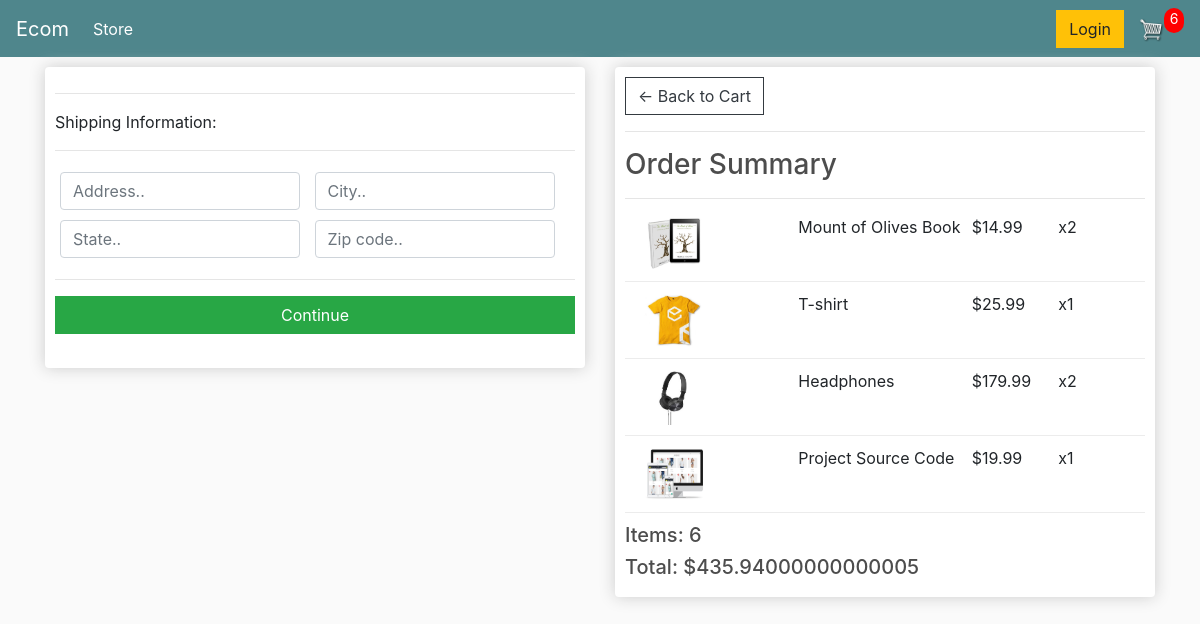
The page /checkout/ (signed in) on the database as committed earlier.
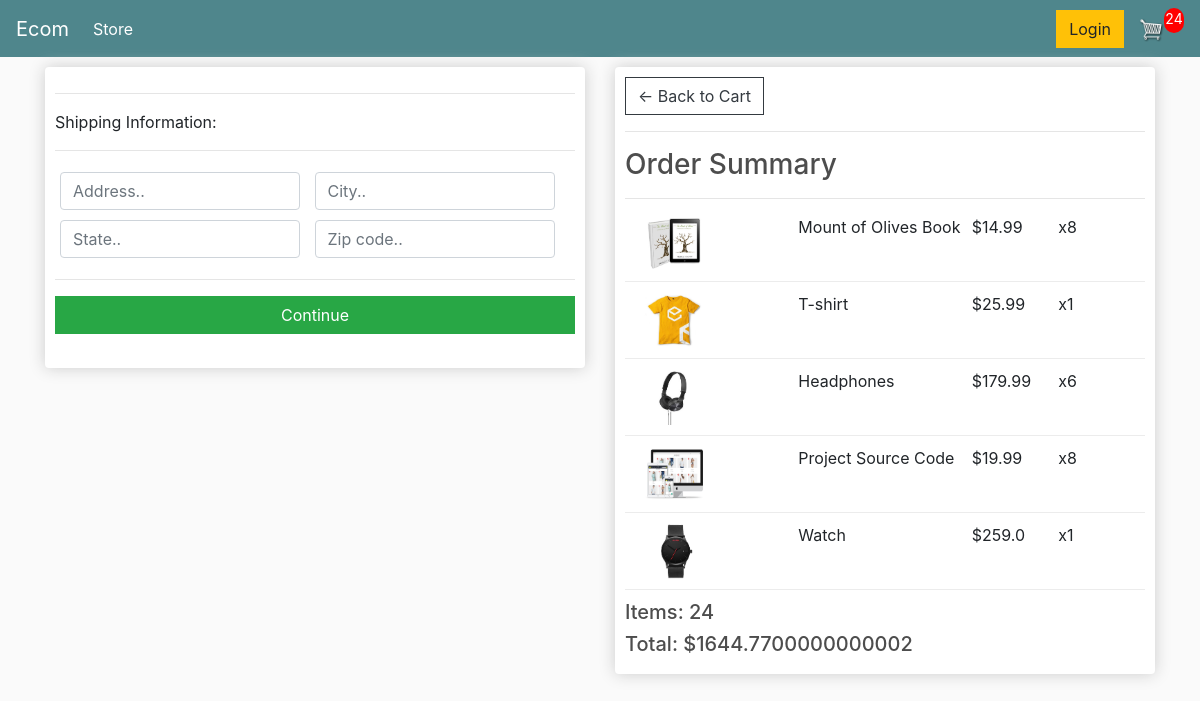
The same page on the database as committed later.
### store/models.py (models this page shows, shortened)
class OrderItem(models.Model):
    product = models.ForeignKey(Product, on_delete=models.SET_NULL, null=True)
    order = models.ForeignKey(Order, on_delete=models.SET_NULL, null=True, related_name="items")
    quantity = models.IntegerField(default=0, null=True, blank=True)
    date_added = models.DateTimeField(auto_now_add=True)
    @property
    def get_total(self):
        total = self.product.price * self.quantity
        return total

class Product(models.Model):
    name = models.CharField(max_length=200)
    price = models.FloatField()
    image = models.ImageField(null=True, blank=True)
    digital = models.BooleanField(default=False, null=True, blank=True)

### store/views.py (the view)
# urls.py: path("checkout/",views.checkout,name = "checkout"),
def checkout(request):
    if request.user.is_authenticated:
        customer = request.user.customer
        order, created = Order.objects.get_or_create(customer = customer)
        items = order.items.all()
    else:
        class Ord:
            cart_total_items = 0
            cart_total_price = 0
            shipping = False
        order = Ord()
    context = {
        'order':order,
        "items":items,
        "cart_total_price" : order.cart_total_price,
        "cart_total_items":order.cart_total_items,
        "shipping": order.shipping
    }
    return render(request,"store/checkout.html",context)

### store/context_processors.py (called while the page is built)
def total_items(request):
    order = Order.objects.get(customer = request.user.customer)
    total_items = order.cart_total_items
    return {
        "total_items":total_items
    }

### store/models.py (called while the page is built)
    @property
    def shipping(self):
        shipping = False
        order_items = self.items.all()
        for item in order_items:
            if not item.product.digital:
                shipping = True
        return shipping

    @property
    def cart_total_price(self):
        return sum(item.get_total for item in self.items.all())

    @property
    def cart_total_items(self):
        return sum(item.quantity for item in self.items.all())

### store/templates/store/checkout.html (shortened to what this page needs)
{% extends 'store/main.html' %}
{% load static %}
{% block content %}
    <div class="row">
        <div class="col-lg-6">
            <div class="box-element" id="form-wrapper">
                <form id="form">
                    <div id="shipping-info">
                        <hr>
                        <p>Shipping Information:</p>
                        <hr>
                        <div class="form-field">
                            <input class="form-control" type="text" name="address" placeholder="Address..">
                        </div>
                        <div class="form-field">
                            <input class="form-control" type="text" name="city" placeholder="City..">
                        </div>
                        <div class="form-field">
                            <input class="form-control" type="text" name="state" placeholder="State..">
                        </div>
                        <div class="form-field">
                            <input class="form-control" type="text" name="zipcode" placeholder="Zip code..">
                        </div>
                    </div>
                    <hr>
                    <input id="form-button" class="btn btn-success btn-block" type="submit" value="Continue">
                </form>
                <br>
            </div>
        </div>
        <div class="col-lg-6">
            <div class="box-element">
                <a  class="btn btn-outline-dark" href="{% url 'cart' %}">&#x2190; Back to Cart</a>
                <hr>
                <h3>Order Summary</h3>
                <hr>
                {% for item in items %}
                <div class="cart-row">
                    <div style="flex:2"><img class="row-image" src="{{item.product.image.url}}"></div>
                    <div style="flex:2"><p>{{item.product.name}}</p></div>
                    <div style="flex:1"><p>${{item.product.price}}</p></div>
                    <div style="flex:1"><p>x{{item.quantity}}</p></div>
                </div>
                {% endfor %}
                <h5>Items:   {{cart_total_items}}</h5>
                <h5>Total:   ${{cart_total_price}}</h5>
            </div>
        </div>
    </div>
{% endblock content %}

Rows that differ between the two databases and show on the page:
changed OrderItem "Mount of Olives Book": quantity "2" → "8"
changed OrderItem "Headphones": quantity "2" → "6"
changed OrderItem "Project Source Code": quantity "1" → "8"
added OrderItem: product.image (picture), product.name "Watch", product.price "259.0", quantity "1"
Other text that changed with them:
{{ total_items }}: "6" → "24"
{{ cart_total_items }}: "6" → "24"
{{ cart_total_price }}: "435.94000000000005" → "1644.7700000000002"
